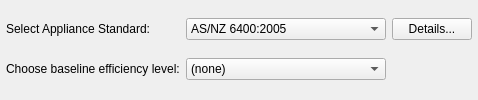
                         <widget class="QWidget" name="res_standard_widget" native="true">
                          <layout class="QGridLayout" name="gridLayout_8">
                           <property name="leftMargin">
                            <number>6</number>
                           </property>
                           <property name="topMargin">
                            <number>6</number>
                           </property>
                           <property name="rightMargin">
                            <number>6</number>
                           </property>
                           <property name="bottomMargin">
                            <number>6</number>
                           </property>
                           <item row="0" column="2">
                            <widget class="QPushButton" name="res_standard_button">
                             <property name="maximumSize">
                              <size>
                               <width>80</width>
                               <height>16777215</height>
                              </size>
                             </property>
                             <property name="text">
                              <string>Details...</string>
                             </property>
                            </widget>
                           </item>
                           <item row="0" column="1">
                            <widget class="QComboBox" name="res_standard_combo">
                             <property name="minimumSize">
                              <size>
                               <width>200</width>
                               <height>0</height>
                              </size>
                             </property>
                             <property name="maximumSize">
                              <size>
                               <width>250</width>
                               <height>16777215</height>
                              </size>
                             </property>
                             <item>
                              <property name="text">
                               <string>AS/NZ 6400:2005</string>
                              </property>
                             </item>
                             <item>
                              <property name="text">
                               <string>Others...</string>
                              </property>
                             </item>
                            </widget>
                           </item>
                           <item row="0" column="0">
                            <widget class="QLabel" name="res_standard_lbl">
                             <property name="whatsThis">
                              <string>How many times does the household/person use the facility per day?
Kitchen = Household
Shower = Person
Toilet = Person
Laundry = Household</string>
                             </property>
                             <property name="text">
                              <string>&lt;html&gt;&lt;head/&gt;&lt;body&gt;&lt;p&gt;Select Appliance Standard:&lt;/p&gt;&lt;/body&gt;&lt;/html&gt;</string>
                             </property>
                            </widget>
                           </item>
                           <item row="1" column="1">
                            <widget class="QComboBox" name="res_standard_eff">
                             <property name="minimumSize">
                              <size>
                               <width>200</width>
                               <height>0</height>
                              </size>
                             </property>
                             <property name="maximumSize">
                              <size>
                               <width>250</width>
                               <height>16777215</height>
                              </size>
                             </property>
                             <item>
                              <property name="text">
                               <string>(none)</string>
                              </property>
                             </item>
                             <item>
                              <property name="text">
                               <string>1 Star</string>
                              </property>
                             </item>
                            </widget>
                           </item>
                           <item row="1" column="0">
                            <widget class="QLabel" name="res_standard_eff_lbl">
                             <property name="whatsThis">
                              <string>How many times does the household/person use the facility per day?
Kitchen = Household
Shower = Person
Toilet = Person
Laundry = Household</string>
                             </property>
                             <property name="text">
                              <string>&lt;html&gt;&lt;head/&gt;&lt;body&gt;&lt;p&gt;Choose baseline efficiency level:&lt;/p&gt;&lt;/body&gt;&lt;/html&gt;</string>
                             </property>
                            </widget>
                           </item>
                          </layout>
                         </widget>
